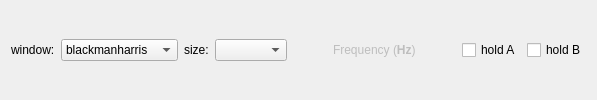
          <widget class="QWidget" name="tab_spectrum">
           <attribute name="title">
            <string>spectrum</string>
           </attribute>
           <layout class="QGridLayout" name="gridLayout_6">
            <item row="4" column="0">
             <layout class="QVBoxLayout" name="sp_verticalLayout"/>
            </item>
            <item row="5" column="0">
             <layout class="QHBoxLayout" name="horizontalLayout_3">
              <item>
               <widget class="QLabel" name="label_19">
                <property name="text">
                 <string>window:</string>
                </property>
               </widget>
              </item>
              <item>
               <widget class="QComboBox" name="comboBox_fm_window_type">
                <property name="minimumSize">
                 <size>
                  <width>117</width>
                  <height>0</height>
                 </size>
                </property>
                <property name="toolTip">
                 <string>select fft window type</string>
                </property>
                <item>
                 <property name="text">
                  <string>blackmanharris</string>
                 </property>
                </item>
                <item>
                 <property name="text">
                  <string>hann</string>
                 </property>
                </item>
                <item>
                 <property name="text">
                  <string>hamming</string>
                 </property>
                </item>
                <item>
                 <property name="text">
                  <string>blackman</string>
                 </property>
                </item>
                <item>
                 <property name="text">
                  <string>boxcar</string>
                 </property>
                </item>
                <item>
                 <property name="text">
                  <string>flattop</string>
                 </property>
                </item>
               </widget>
              </item>
              <item>
               <widget class="QLabel" name="label_20">
                <property name="text">
                 <string>size:</string>
                </property>
               </widget>
              </item>
              <item>
               <widget class="QComboBox" name="comboBox_fm_window_size">
                <property name="toolTip">
                 <string>select fft window length</string>
                </property>
                <property name="currentIndex">
                 <number>-1</number>
                </property>
               </widget>
              </item>
              <item>
               <spacer name="horizontalSpacer_8">
                <property name="orientation">
                 <enum>Qt::Horizontal</enum>
                </property>
                <property name="sizeHint" stdset="0">
                 <size>
                  <width>40</width>
                  <height>20</height>
                 </size>
                </property>
               </spacer>
              </item>
              <item>
               <widget class="QLabel" name="label_24">
                <property name="enabled">
                 <bool>false</bool>
                </property>
                <property name="text">
                 <string>Frequency (&lt;b&gt;Hz&lt;/b&gt;)</string>
                </property>
               </widget>
              </item>
              <item>
               <spacer name="horizontalSpacer_2">
                <property name="orientation">
                 <enum>Qt::Horizontal</enum>
                </property>
                <property name="sizeHint" stdset="0">
                 <size>
                  <width>40</width>
                  <height>20</height>
                 </size>
                </property>
               </spacer>
              </item>
              <item>
               <widget class="QCheckBox" name="checkBox_fm_sp_hold_a">
                <property name="enabled">
                 <bool>true</bool>
                </property>
                <property name="font">
                 <font>
                  <weight>50</weight>
                  <bold>false</bold>
                 </font>
                </property>
                <property name="statusTip">
                 <string>hold ch. A plot</string>
                </property>
                <property name="autoFillBackground">
                 <bool>false</bool>
                </property>
                <property name="text">
                 <string>hold A</string>
                </property>
               </widget>
              </item>
              <item>
               <widget class="QCheckBox" name="checkBox_fm_sp_hold_b">
                <property name="enabled">
                 <bool>true</bool>
                </property>
                <property name="statusTip">
                 <string>hold ch. B plot</string>
                </property>
                <property name="text">
                 <string>hold B</string>
                </property>
               </widget>
              </item>
             </layout>
            </item>
           </layout>
          </widget>
